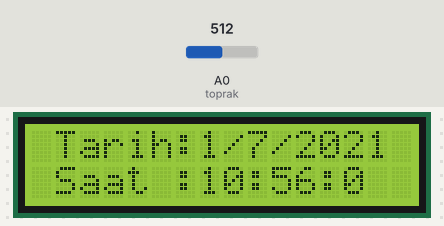
Recording of a sketch running on a simulated Arduino Uno, built with avr-gcc and run on an emulated ATmega328P. Shown: 16×2 character LCD. The test bench sets the inputs (shaded band); at power-on: A0 (toprak) = 512. The local clock reads 2024-03-15 10:24:30 at power-on unless the sketch sets it.

Above: at 0.1 s.
At 1.2 s:
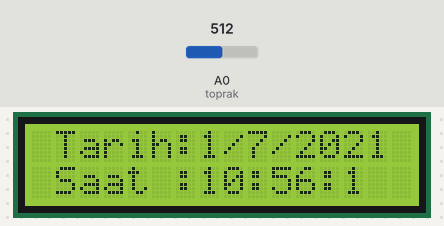
1.3 s: A0 (toprak) set to 413
3.5 s: A0 (toprak) set to 392
At 4.0 s:
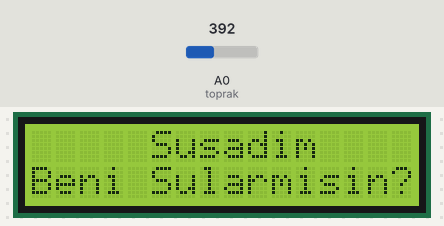
Timing chart, 0 to 6.5 s (numbered marks = the images above; inputs shaded):
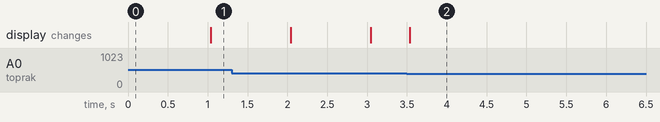

The sketch:

ornek4.ino
```cpp
#include <Wire.h>
#include <LiquidCrystal_I2C.h>
#include <virtuabotixRTC.h>
LiquidCrystal_I2C lcd(0x27,16,2);
virtuabotixRTC myRTC(5, 4, 3);
const int toprak = A0;
int olcum_sonucu ;
int buzzer = 7;

void setup() {
lcd.begin();
myRTC.setDS1302Time(00, 56, 10,7, 1, 7, 2021); // saniye,dakika,saat,haftanın günleri,gün,ay,yıl  bu şekilde ilk önce ayarlayıp daha sonra bu kısmı silebiliriz.
}

void loop() {
myRTC.updateTime();
if(myRTC.hours == 15 && myRTC.minutes == 00 && myRTC.seconds == 00)   // Saat 3 olduğu zaman buraya girecek.
              {
lcd.setCursor(1,0);
lcd.print("  Hikaye Saati   ");
lcd.setCursor(0,1);
lcd.print("Hikaye Okurmusun");
digitalWrite(7, HIGH);
delay(1000);
digitalWrite(7,LOW);
delay(1000);
digitalWrite(7, HIGH);
delay(1000);
digitalWrite(7,LOW);
delay(1000);
digitalWrite(7, HIGH);
delay(1000);
digitalWrite(7,LOW);
delay(1000);
    }
olcum_sonucu = analogRead(toprak);
 if (olcum_sonucu <=400){
  digitalWrite(7, HIGH);
   lcd.setCursor(1,0);
 lcd.print("    Susadim    ");
  lcd.setCursor(0,1);
 lcd.print("Beni Sularmisin?");
 delay(5000);
 lcd.clear();

}
 if (olcum_sonucu >=400){
    digitalWrite(7, LOW);
 }
// Şimdi değerleri okuyalım
lcd.setCursor(1,0);
lcd.print("Tarih:");
lcd.print(myRTC.dayofmonth);
lcd.print("/");
lcd.print(myRTC.month);
lcd.print("/");
lcd.print(myRTC.year);
lcd.setCursor(0,1);
lcd.print(" Saat :");
lcd.print(myRTC.hours);
lcd.print(":");
lcd.print(myRTC.minutes);
lcd.print(":");
lcd.print(myRTC.seconds);
delay(1);
}
```

Measured:
- the behaviour switches between 401 and 400 on A0 (toprak) (found by bisection; images 1 and 2)
- after the input at 3.5 s, the display: changes at once (image 2)
